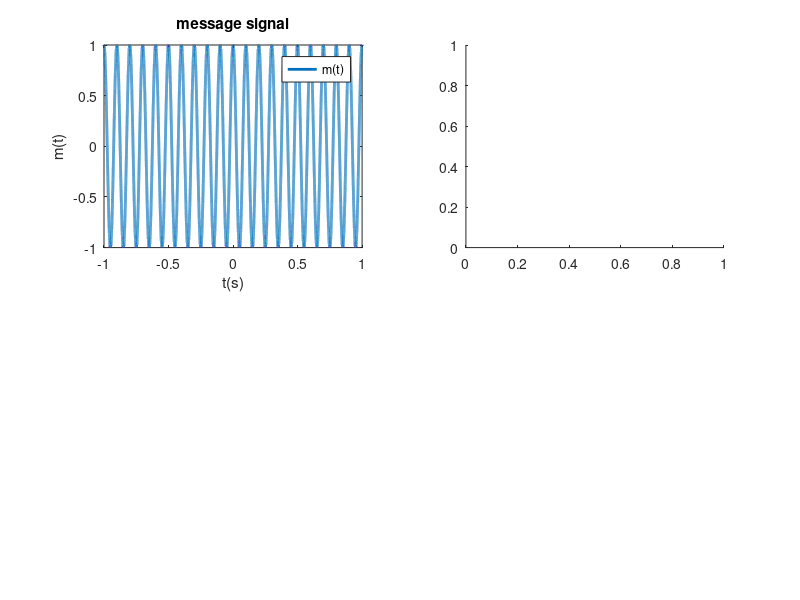

Source code (MATLAB): (Note: this script raises an error after producing the figure.)
clc;
clear;

fs = 100e3;
fc = 10e3;
t0 = -5;
tf = 5;
ts = 1/fs;
t = t0 : ts : tf;
fm = 10;
ac = 1;
kp = 100;

m = cos(2*pi*fm*t);

xc = ac * cos(2*pi*fc*t + kp*m);

figure(1);
subplot(221); 
plot(t , m , 'LineWidth' , 2);
xlabel('t(s)');
ylabel('m(t)');
title('message signal');
legend('m(t)');
xlim([-1 1]);

figure(1);
subplot(222); 
FFT(m , fs); 
xlim([-20 20]);

figure(1);
subplot(223) 
plot(t, xc , 'LineWidth' , 2);
xlabel('t(s)');
ylabel('xc(t)');
title('modulated signal');
legend('xc(t)');
xlim([-500e-6 , 500e-6]);

figure(1);
subplot(224); 
FFT(xc , fs);
xlim([10e3-200 10e3+200]);


%demodulation

xc(end+1) = xc(end);

dxc = diff(xc) / ts;
edxc = abs(hilbert(dxc));
m1 = (1/kp) * ((edxc/ac) - 2*pi*fc);

% m_final = integral(m1 , -5 , 5);
 
sum = 0;
t(end+1)=t(end);
for i=1:numel(m1)
    sum(i+1) = sum(i) + (m1(i).*(abs(t(i+1))-abs(t(i))));
end

sum_final=0;
for i=1:numel(sum)-1
    sum_final(i) = sum(i+1);
end
figure(2);
plot(t(1:end-1), sum_final);
xlabel('t(s)');
ylabel('m_modulated(t)');
title('demodulated signal');
legend('m_modulated(t)');
xlim([-1 , 1]);

